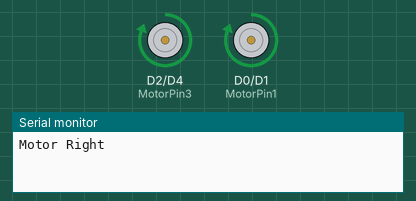
This sketch was run on a simulated ESP8266 (NodeMCU). Parts: motor-driver pin pairs drawn as motors (green arrow = first pin HIGH = forward, orange = second pin HIGH = backward, longer = more drive), the last lines printed to the serial monitor.

Above: at 1.0 s.
At 3.0 s:
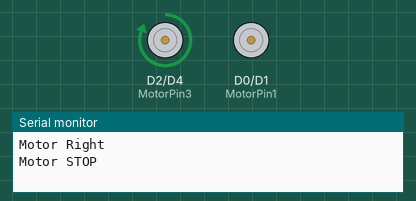
At 5.0 s:
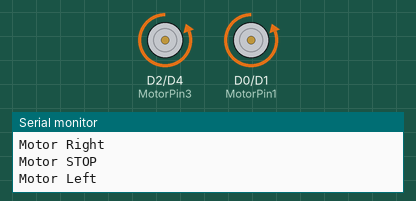
At 8.0 s:
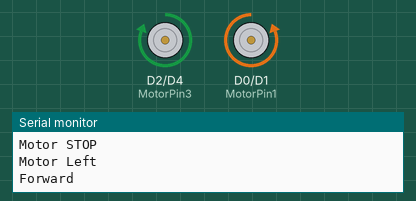
Timing chart, 0 to 13.0 s (numbered marks = the images above):
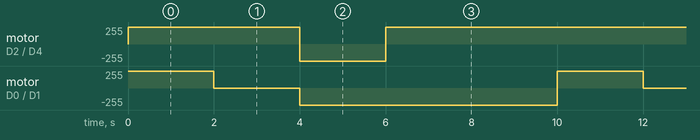

The sketch:

motor.ino
```cpp
int MotorPin1 = D0; //in 1 ขา D0
int MotorPin2 = D1; //in 2 ขา D1
int MotorPin3 = D2; //in 3 ขา D2
int MotorPin4 = D4; //in 4 ขา D3

void setup() {
  pinMode(MotorPin1, OUTPUT); //ตั้งค่า MotorPin1 เป็น OUTPUT
  pinMode(MotorPin2, OUTPUT); //ตั้งค่า MotorPin2 เป็น OUTPUT
  pinMode(MotorPin3, OUTPUT); //ตั้งค่า MotorPin3 เป็น OUTPUT
  pinMode(MotorPin4, OUTPUT); //ตั้งค่า MotorPin4 เป็น OUTPUT
  Serial.begin(9600);
}

void loop() {

  /////Right/////
  digitalWrite(MotorPin1, HIGH);  //สั่งงานให้โมดูลขับมอเตอร์จ่ายไฟ ออกขา OUT1
  digitalWrite(MotorPin2, LOW);   //สั่งงานให้ขา OUT2  เป็นขารับไฟจากขา OUT3
  digitalWrite(MotorPin3, HIGH);  //สั่งงานให้โมดูลขับมอเตอร์จ่ายไฟ ออกขา OUT3
  digitalWrite(MotorPin4, LOW);   //สั่งงานให้ขา OUT4  เป็นขารับไฟจากขา OUT3
  Serial.println("Motor Right");
  delay(2000);  //หน่วงเวลา 2 วินาที

  /////Motor STOP/////
  digitalWrite(MotorPin1, LOW);  //สั่งงานให้ขา OUT1 หยุดจ่ายไฟ
  digitalWrite(MotorPin2, LOW);  //สั่งงานให้ขา OUT2 หยุดจ่ายไฟ
  digitalWrite(MotorPin1, LOW);  //สั่งงานให้ขา OUT3 หยุดจ่ายไฟ
  digitalWrite(MotorPin2, LOW);  //สั่งงานให้ขา OUT4 หยุดจ่ายไฟ
  Serial.println("Motor STOP");
  delay(2000); //หน่วงเวลา 2 วินาที

  /////Left/////
  digitalWrite(MotorPin1, LOW);   //สั่งงานให้ขา OUT1  เป็นขารับไฟจากขา OUT2
  digitalWrite(MotorPin2, HIGH);  //สั่งงานให้โมดูลขับมอเตอร์จ่ายไฟ ออกขา OUT2
  digitalWrite(MotorPin3, LOW);   //สั่งงานให้ขา OUT3  เป็นขารับไฟจากขา OUT4
  digitalWrite(MotorPin4, HIGH);  //สั่งงานให้โมดูลขับมอเตอร์จ่ายไฟ ออกขา OUT4
  Serial.println("Motor Left");
  delay(2000); //หน่วงเวลา 2 วินาที

  /////Forward/////
  digitalWrite(MotorPin1, LOW);   //สั่งงานให้ขา OUT1  เป็นขารับไฟจากขา OUT2
  digitalWrite(MotorPin2, HIGH);  //สั่งงานให้โมดูลขับมอเตอร์จ่ายไฟ ออกขา OUT2
  digitalWrite(MotorPin3, HIGH);  //สั่งงานให้โมดูลขับมอเตอร์จ่ายไฟ ออกขา OUT3
  digitalWrite(MotorPin4, LOW);   //สั่งงานให้ขา OUT4  เป็นขารับไฟจากขา OUT3
  Serial.println("Forward");
  delay(2000); //หน่วงเวลา 2 วินาที

  /////Backward/////
  digitalWrite(MotorPin1, LOW);   //สั่งงานให้ขา OUT1  เป็นขารับไฟจากขา OUT2
  digitalWrite(MotorPin2, HIGH);  //สั่งงานให้โมดูลขับมอเตอร์จ่ายไฟ ออกขา OUT2
  digitalWrite(MotorPin3, HIGH);  //สั่งงานให้โมดูลขับมอเตอร์จ่ายไฟ ออกขา OUT3
  digitalWrite(MotorPin4, LOW);   //สั่งงานให้ขา OUT4  เป็นขารับไฟจากขา OUT3
  Serial.println("Backward");
  delay(2000); //หน่วงเวลา 2 วินาที
}
```

Measured:
- by itself, motor on D2 (MotorPin3) / D4 (MotorPin4): repeats every 10.0 s: backward 255/255 2.0 s, forward 255/255 8.0 s
- by itself, motor on D0 (MotorPin1) / D1 (MotorPin2): repeats every 10.0 s: stopped 2.0 s, backward 255/255 6.0 s, forward 255/255 2.0 s
